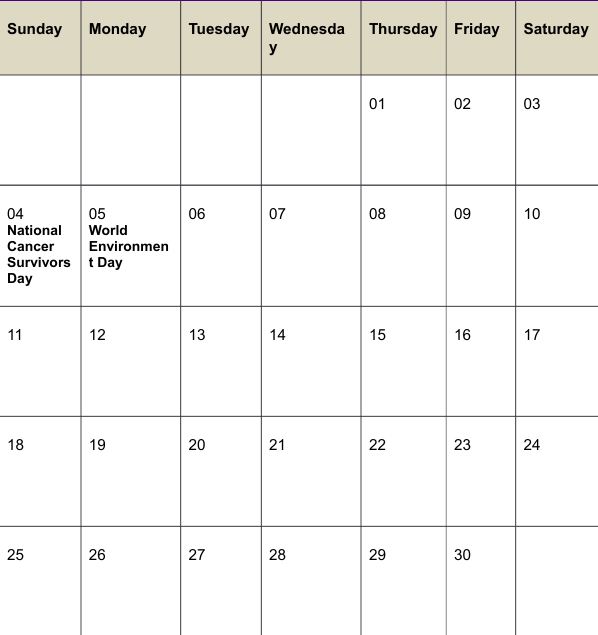
#> input picture images/45.png, 598 x 635 px
$ jupyter execute table_cell_detection.ipynb
#> lines starting #> are read from the running program, lines starting #| are printed output that depends on the picture; after the words box and inside, x2 and y2 are one past the last pixel; in counts of white or black regions, pixels touching at a corner belong together
# Table cell detection

The goal of this project is to detect text region in each table cell without using any machine learning or deep learning methods.

[cell 1]
import os
import cv2
from glob import glob
import numpy as np
import matplotlib.pyplot as plt
import xml.etree.ElementTree as ETc

Some predefined constants

[cell 2]
MIN_CELL_HEIGHT = 5
MIN_CELL_WIDTH = 5
MIN_TEXT_HEIGHT = 3
MIN_TEXT_WIDTH = 3

Create class Rectangle. Bounding boxes will be declared as rectangle objects

[cell 3]
class Rectangle:
    def __init__(self, xmin, ymin, xmax, ymax):
        self.xmin = xmin
        self.ymin = ymin
        self.xmax = xmax
        self.ymax = ymax

    def height(self):
        return (self.ymax - self.ymin)

    def width(self):
        return (self.xmax - self.xmin)

    def area(self):
        return self.height() * self.width()

    def valid_cell(self, image_height, image_width):
        return (self.height() > MIN_CELL_HEIGHT)        \
            and (self.width() > MIN_CELL_WIDTH)         \
            and (self.height() < image_height * 0.9)    \
            and (self.width() < image_width * 0.9)

    def valid_text(self):
        return self.height() > MIN_TEXT_HEIGHT and self.width() > MIN_TEXT_WIDTH

Draw bounding boxes in image

[cell 4]
def draw_rects(image, rects, thickness=2):
    plot_image = image.copy()
    for rect in rects:
        cv2.rectangle(plot_image, (rect.xmin, rect.ymin), (rect.xmax, rect.ymax), (137, 2, 205), thickness)
    return plot_image

Read xml label file and return groundtruth bounding boxes

[cell 5]
# [12 lines left out: function read_xml, not called in this run]

Get contour of binary image

[cell 6]
# Get contours with boundary only
# [5 lines left out: function get_contours, not called in this run]

# Get filled contours
def get_filled_contours(binary_image):
    contours, hierarchy = cv2.findContours(binary_image, cv2.RETR_TREE, cv2.CHAIN_APPROX_SIMPLE)
    drawing = np.zeros_like(binary_image, np.uint8)  # create a black image
    image_contour = cv2.drawContours(drawing, contours, -1, (255, 255, 255), -1)
    return image_contour

[cell 7]
def get_threshold(gray_image):
    return min(np.median(gray_image) // 2 + 40  , 200)

Extract horizontal and verizontal edges in image

[cell 8]
def get_edges(binary_image, scale):
    kernel_v = cv2.getStructuringElement(cv2.MORPH_RECT, (1, max(10, binary_image.shape[0]//scale)))
    kernel_h = cv2.getStructuringElement(cv2.MORPH_RECT, (max(10, binary_image.shape[1]//scale), 1))

    # Use vertical kernel to detect and save the vertical lines in the image
    image_v = cv2.erode(binary_image, kernel_v, iterations=1)
    image_v = cv2.dilate(image_v, kernel_v, iterations=5)

    # Use horizontal kernel to detect and save the horizontal lines in the image
    image_h = cv2.erode(binary_image, kernel_h, iterations=1)
    image_h = cv2.dilate(image_h, kernel_h, iterations=5)

    # Combine horizontal and vertical lines in a new third image, with both having same weight.
    return cv2.add(image_h, image_v)

Get bounding boxes of cells' text

[cell 9]
def get_text_in_cell(cell_image, white_text):
    gray = cv2.cvtColor(cell_image, cv2.COLOR_BGR2GRAY)
    # Binarization image
    if white_text == True:
        binary_image = 255*(gray > 200).astype(np.uint8) # chọn chữ trắng (value > 200)
    else:
        binary_image = 255*(gray < 100).astype(np.uint8) # chọn chữ đen (value < 100)

    # kernel = cv2.getStructuringElement(cv2.MORPH_RECT, (2,2))
    # binary_image = cv2.morphologyEx(binary_image, cv2.MORPH_OPEN, kernel)
    coords = cv2.findNonZero(binary_image)
    x, y, w, h = cv2.boundingRect(coords)

    return Rectangle(max(x-2,0), max(y-2, 0), x+w+1, y+h+1)


def get_texts_in_image(image, cells, white_text):
    contents = []
    for cell in cells:
        cell_image = image[cell.ymin : cell.ymax, cell.xmin : cell.xmax]
        if cell_image.shape[0] >= MIN_CELL_HEIGHT and cell_image.shape[1] >= MIN_CELL_WIDTH:
            cell_content = get_text_in_cell(cell_image, white_text)
            # convert text's coordinates in cell image to its coordinates in table image
            xmin = cell.xmin + cell_content.xmin
            xmax = cell.xmin + cell_content.xmax
            ymin = cell.ymin + cell_content.ymin
            ymax = cell.ymin + cell_content.ymax

            text_rect = Rectangle(xmin, ymin, xmax, ymax)
            if text_rect.valid_text():
                contents.append(text_rect)

    return contents

Check if 2 bounding boxes are overlapped

[cell 10]
def do_overlap(rect1, rect2):
    # If one rectangle is on left side of other
    if rect1.xmin > rect2.xmax or rect2.xmin > rect1.xmax:
        return False

    # If one rectangle is above other
    if rect1.ymin > rect2.ymax or rect2.ymin > rect1.ymax:
        return False

    return True

[cell 11]
def do_overlap_any(rect1, rects):
    for rect2 in rects:
        if do_overlap(rect1, rect2):
            return True
    return False

Create masks of a binary image

[cell 12]
def get_mask(binary_image):
    """
    Parameters:
        - binary_image: a binary image
    Return:
        - mask_1:
        - mask_2:
    """

    def mask_white_background(_binary_image):
        _kernel = cv2.getStructuringElement(cv2.MORPH_RECT, (3,3))
        _mask = cv2.morphologyEx(_binary_image, cv2.MORPH_CLOSE, _kernel)
        return _mask

    def mask_white_text(_binary_image):
        _kernel = cv2.getStructuringElement(cv2.MORPH_RECT, (3,3))
        _mask = cv2.dilate(_binary_image, _kernel)
        _mask = get_filled_contours(_mask)
        return _mask

    # Generate mask of the image
    mask_1 = cv2.bitwise_and(mask_white_background(binary_image), binary_image)
    mask_2 = cv2.bitwise_and(mask_white_text(255 - binary_image), 255 - binary_image)

    return mask_1, mask_2

### Detect cells of structured table image

[cell 13]
def extract_structured_table(image_mask, image_origin, white_text):
    """
    Detect table cells by extracting table edges
    """

    if not white_text:
        mask = 255 - image_mask
    else:
        mask = image_mask.copy()
    plt.figure(figsize=(20, 10))
    plt.subplot(2, 2, 1)
    plt.imshow(mask, cmap='gray')

    # Extract edges from mask
    image_edges = get_edges(mask, scale=10)
    kernel = cv2.getStructuringElement(cv2.MORPH_RECT, (2, 2))
    image_edges = cv2.dilate(image_edges, kernel, iterations=2)
    image_edges = cv2.bitwise_and(image_edges, mask)
    kernel = cv2.getStructuringElement(cv2.MORPH_RECT, (2, 2))
    image_edges = cv2.dilate(image_edges, kernel)
    plt.subplot(2, 2, 2)
    plt.imshow(image_edges, cmap='gray')

    mask = np.ones(mask.shape, dtype=np.uint8)
    lines = cv2.HoughLinesP(
            image_edges, # Input edge image
            1, # Distance resolution in pixels
            np.pi/180, # Angle resolution in radians
            threshold=100, # Min number of votes for valid line
            minLineLength=5, # Min allowed length of line
            maxLineGap=10 # Max allowed gap between line for joining them
            )
    if lines is not None:
        for line in lines:
            # Extracted points nested in the list
            x1,y1,x2,y2=line[0]
            # Draw the lines joing the points
            mask = cv2.line(mask,(x1,y1),(x2,y2),(0, 0, 0),2)
    plt.subplot(2, 2, 3)
    plt.imshow(mask, cmap='gray')

    # Get rectangles created by edges
    cells = []
    contours, hierarchy = cv2.findContours(mask, cv2.RETR_TREE, cv2.CHAIN_APPROX_SIMPLE)
    for contour in contours:
        if contour.shape == (4, 1, 2):
            x, y, w, h = cv2.boundingRect(contour)
            rect = Rectangle(x, y, x+w, y+h)
            if rect.valid_cell(image_height=image_origin.shape[0], image_width=image_origin.shape[1]):
                cells.append(rect)

    text_boxes = get_texts_in_image(image_origin, cells, white_text)
    image_boxes = draw_rects(image_origin, text_boxes)
    plt.subplot(2, 2, 4)
    plt.imshow(image_boxes)

    return cells, text_boxes

### Detect cells of unstructured table image

[cell 14]
# Detect cells of unstructured table which has no edges
def extract_unstructured_table(image_mask, image_origin, white_text):

    def _substract(_image1, _image2):   # _image1 - _image2
        return cv2.bitwise_and(_image1, ~_image2)

    if not white_text:
        mask = 255 - image_mask
        k = 15
    else:
        mask = image_mask.copy()
        k = 25
    plt.figure(figsize=(20, 10))
    plt.subplot(2, 2, 1)
    plt.imshow(mask, cmap='gray')

    # Extract edges from mask
    edges = get_edges(mask, scale=k)
    mask = _substract(mask, edges)
    plt.subplot(2, 2, 2)
    plt.imshow(mask, cmap='gray')

    # Apply dilation to image content
    kernel = cv2.getStructuringElement(cv2.MORPH_RECT, (2, 2))
    image_content = cv2.dilate(mask, kernel, iterations=3)
    kernel_v = cv2.getStructuringElement(cv2.MORPH_RECT, (1, image_origin.shape[0]*2))
    kernel_h = cv2.getStructuringElement(cv2.MORPH_RECT, (image_origin.shape[1]*2, 1))
    image_v = cv2.dilate(image_content, kernel_v, iterations=4)
    image_h =cv2.dilate(image_content, kernel_h, iterations=4)
    dilation = cv2.bitwise_and(image_h, image_v)
    plt.subplot(2, 2, 3)
    plt.imshow(dilation, cmap='gray')

    cells = []

    # Get position (x,y), width and height for every contour and show the contour on image
    contours, hierarchy = cv2.findContours(dilation, cv2.RETR_TREE, cv2.CHAIN_APPROX_SIMPLE)
    for contour in contours:
        x, y, w, h = cv2.boundingRect(contour)
        rect = Rectangle(x, y, x+w, y+h)
        if rect.valid_cell(image_height=image_origin.shape[0], image_width=image_origin.shape[1]):
            cells.append(rect)

    image_boxes = draw_rects(image_origin, cells)
    plt.subplot(2, 2, 4)
    plt.imshow(image_boxes)

    return cells

## Table cell detection pipeline

[cell 15]
def extract_table(img_table):
    gray_img = cv2.cvtColor(img_table, cv2.COLOR_BGR2GRAY)
    thresh, img_bin = cv2.threshold(gray_img, get_threshold(gray_img), 255, cv2.THRESH_BINARY)

    mask_1, mask_2 = get_mask(img_bin)
    plt.figure(figsize=(20, 40))
    plt.subplot(1, 2, 1)
    plt.imshow(mask_1, cmap="gray")
    plt.subplot(1, 2, 2)
    plt.imshow(mask_2, cmap="gray")

    cells_1, text_boxes_1 = extract_structured_table(mask_1, img_table, white_text=False)
    if len(cells_1) < 4:
        cells_1 = extract_unstructured_table(mask_1, img_table, white_text=True)
        text_boxes_1 = cells_1

    cells_2 = extract_unstructured_table(mask_2, img_table, white_text=True)
    nms_cells_2 = []
    for c in cells_2:
        if not do_overlap_any(c, cells_1):
            nms_cells_2.append(c)

    cells = []
    for c in text_boxes_1 + nms_cells_2:
        if not np.all(img_table[c.ymin:c.ymax, c.xmin:c.xmax] == img_table[c.ymin+1][c.xmin+1]):
            cells.append(c)

    img_result = draw_rects(img_table, cells, thickness=1)
    return img_result, cells

[cell 16]
img_table = cv2.imread('images/45.png')
#> img_table is the input picture: shape (635, 598, 3); mean B, G, R 241.5, 243.5, 244.1
img_table, cells = extract_table(img_table)
#> in extract_table, `thresh, img_bin = cv2.threshold(gray_img, get_threshold(gray_img), 255..`:
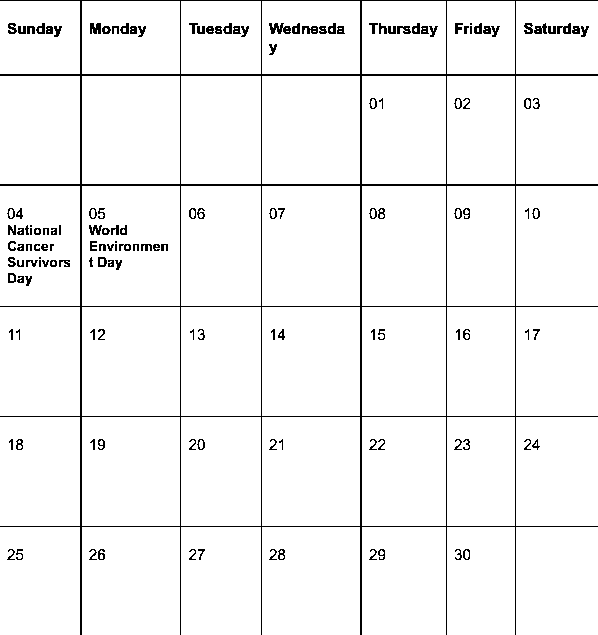
#> img_bin: shape (635, 598); 95.8% white; black in thin lines or dots
#> in extract_table, `thresh, img_bin = cv2.threshold(gray_img, get_threshold(gray_img), 255..`: thresh = 167
#> in mask_white_text, `_mask = cv2.dilate(_binary_image, _kernel)`:
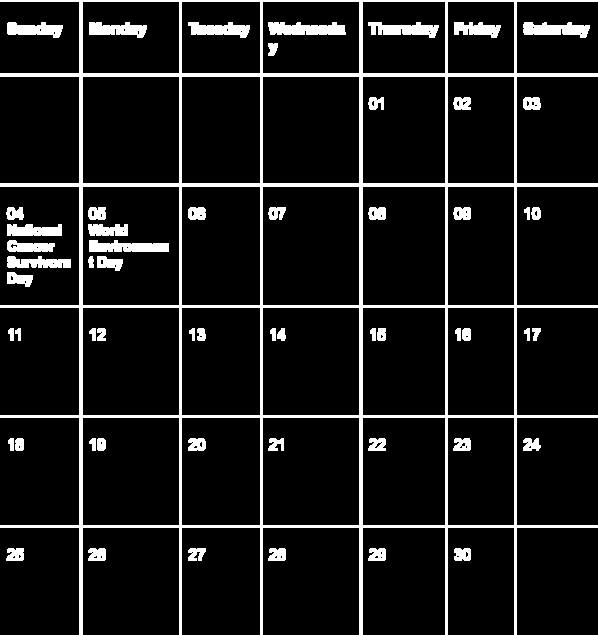
#> _mask: shape (635, 598); 9.8% white; 57 white regions, largest, box (x1, y1, x2, y2) and area: (0, 0, 598, 635) 23682, (268, 22, 346, 35) 821, (89, 240, 169, 252) 743
#> in get_filled_contours, `contours, hierarchy = cv2.findContours(binary_image, cv2.RETR_TREE, cv..`: contours = 152 contours, 70 with area under 20; largest, box (x1, y1, x2, y2) and area: (0, 0, 598, 635) 233893, (262, 186, 360, 306) 11541, (82, 186, 180, 306) 11541, (262, 417, 360, 526) 10474, (82, 417, 180, 526) 10474
#> in extract_structured_table, `image_edges = cv2.dilate(image_edges, kernel)`:
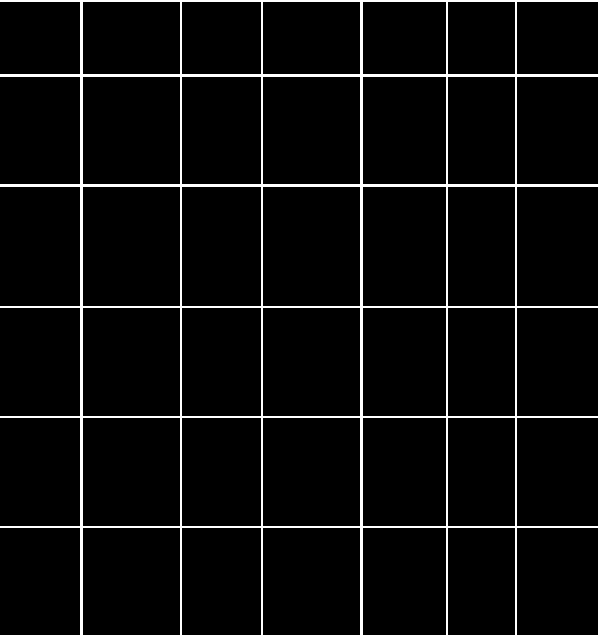
#> image_edges: shape (635, 598); 4.5% white; 1 white region, box (x1, y1, x2, y2) and area: (0, 0, 598, 635) 17066
#> in extract_structured_table, `lines = cv2.HoughLinesP( image_edges,`: lines = 28 rows, first 6: [262, 634, 262, 0], [82, 634, 82, 0], [516, 634, 516, 0], [181, 634, 181, 0], [361, 634, 361, 0], [0, 417, 597, 417]
#> the loop in extract_structured_table, `for line in lines:` made 28 passes
#> after the loop in extract_structured_table, `for line in lines:`:
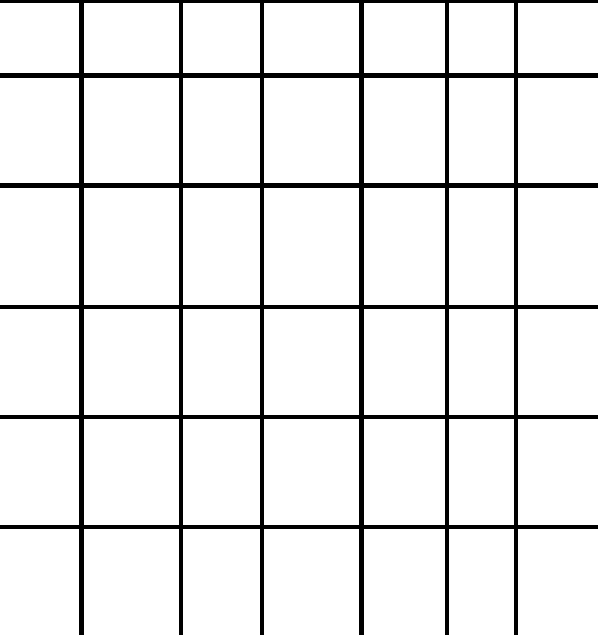
#> mask: shape (635, 598); values 0 (black) and 1 (white), 91.9% white; 1 black region
#> in extract_structured_table, `contours, hierarchy = cv2.findContours(mask, cv2.RETR_TREE, cv2.CHAIN_..`: contours = 42 contours; largest, box (x1, y1, x2, y2) and area: (264, 188, 359, 305) 10904, (84, 188, 179, 305) 10904, (264, 529, 359, 635) 9870, (84, 529, 179, 635) 9870, (264, 419, 359, 525) 9870
#> the loop in extract_structured_table, `for contour in contours:` made 42 passes
#> (contour, x, y, w, h) on passes 1 to 5: ([[518, 529], [518, 634], [597, 634], [597, 529]], 518, 529, 80, 106), ([[449, 529], [449, 634], [513, 634], [513, 529]], 449, 529, 65, 106), ([[364, 529], [364, 634], [444, 634], [444, 529]], 364, 529, 81, 106), ([[264, 529], [264, 634], [358, 634], [358, 529]], 264, 529, 95, 106), ([[183, 529], [183, 634], [259, 634], [259, 529]], 183, 529, 77, 106)
#> after the loop in extract_structured_table, `for contour in contours:`: cells = 42 items
#> the loop in get_texts_in_image, `for cell in cells:` made 42 passes
#> (x in get_text_in_cell, y in get_text_in_cell, w in get_text_in_cell, h in get_text_in_cell) on passes 1 to 8: (0, 0, 0, 0), (6, 20, 15, 11), (6, 20, 15, 11), (6, 20, 15, 11), (6, 20, 16, 11), (5, 20, 16, 11), (8, 20, 15, 11), (6, 20, 16, 11)
#> pass 2, in get_texts_in_image, `cell_image = image[cell.ymin : cell.ymax, cell.xmin : cell.xmax]`:
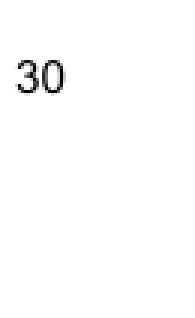
#> cell_image: shape (106, 65, 3) (shown 3 times larger); min 0, max 255, mean 252.7
#> after the loop in get_texts_in_image, `for cell in cells:`:
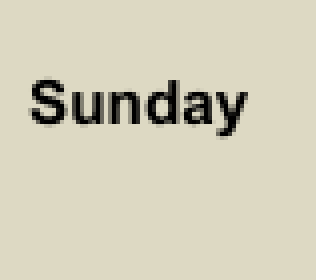
#> cell_image: shape (70, 79, 3) (shown 4 times larger); mean B, G, R 185.9, 206.9, 210.7
#> the loop in draw_rects, `for rect in rects:` made 37 passes
#> after the loop in draw_rects, `for rect in rects:`:
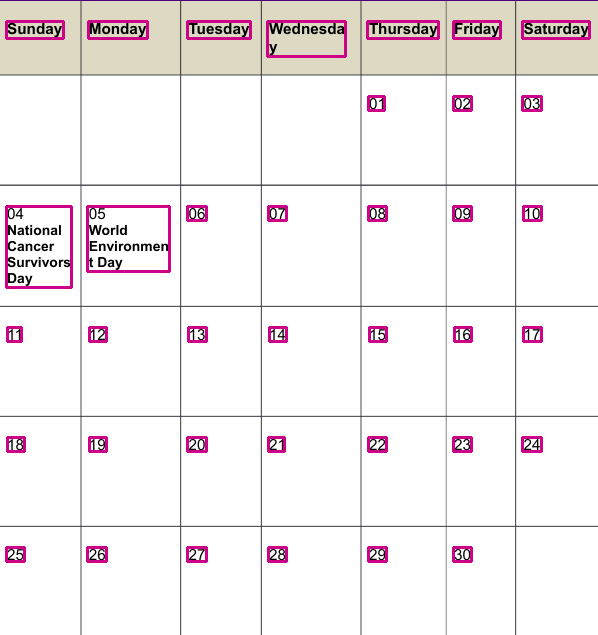
#> plot_image: shape (635, 598, 3); 2.74% of pixels changed, all inside (x1, y1, x2, y2) = (5, 20, 591, 563)
#> in extract_unstructured_table, `dilation = cv2.bitwise_and(image_h, image_v)`:
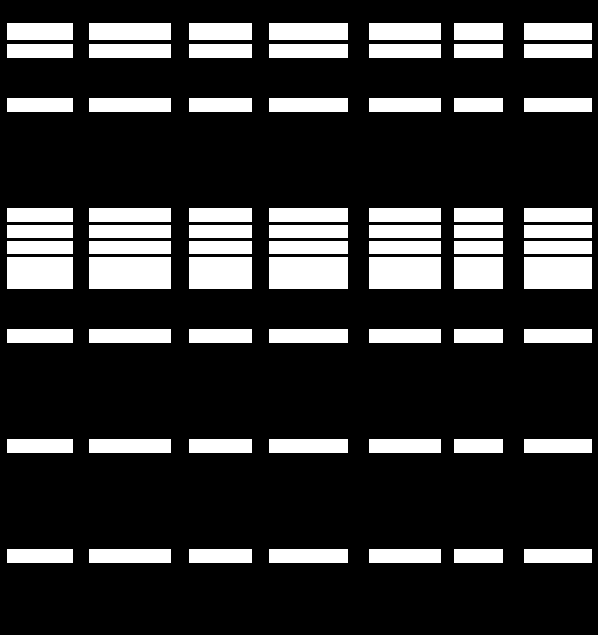
#> dilation: shape (635, 598); 20.1% white; 70 white regions, largest, box (x1, y1, x2, y2) and area: (89, 257, 171, 289) 2624, (269, 257, 348, 289) 2528, (369, 257, 441, 289) 2304
#> the loop in extract_unstructured_table, `for contour in contours:` made 70 passes
#> contour on passes 1 to 8: [[524, 549], [524, 562], [591, 562], [591, 549]], [[454, 549], [454, 562], [502, 562], [502, 549]], [[369, 549], [369, 562], [440, 562], [440, 549]], [[269, 549], [269, 562], [347, 562], [347, 549]], [[189, 549], [189, 562], [251, 562], [251, 549]], [[89, 549], [89, 562], [170, 562], [170, 549]], [[7, 549], [7, 562], [72, 562], [72, 549]], [[524, 439], [524, 452], [591, 452], [591, 439]]
#> call 2 of draw_rects, with thickness = 2
#> the loop in draw_rects (call 2), `for rect in rects:` made 70 passes
#> after the loop in draw_rects (call 2), `for rect in rects:`:
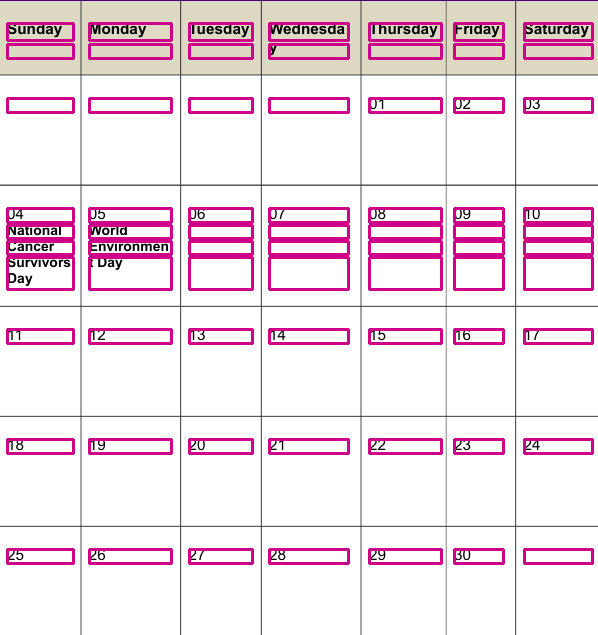
#> plot_image: shape (635, 598, 3); 9.25% of pixels changed, all inside (x1, y1, x2, y2) = (6, 22, 594, 565)
#> the loop in extract_table, `for c in cells_2:` made 70 passes
#> the loop in extract_table, `for c in text_boxes_1 + nms_cells_2:` made 37 passes
#> call 3 of draw_rects, with thickness = 1
#> the loop in draw_rects (call 3), `for rect in rects:` made 37 passes
#> after the loop in draw_rects (call 3), `for rect in rects:`:
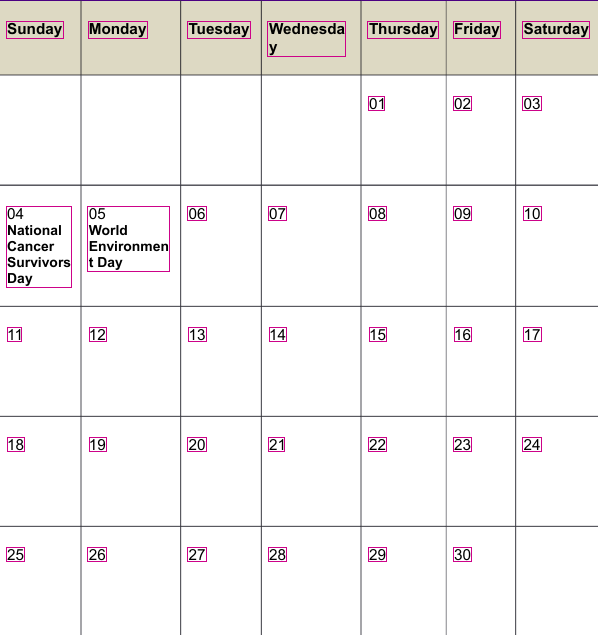
#> plot_image: shape (635, 598, 3); 0.93% of pixels changed, all inside (x1, y1, x2, y2) = (6, 21, 590, 562)

plt.figure(figsize=(20, 20))
plt.imshow(img_table[:, :, ::-1])
